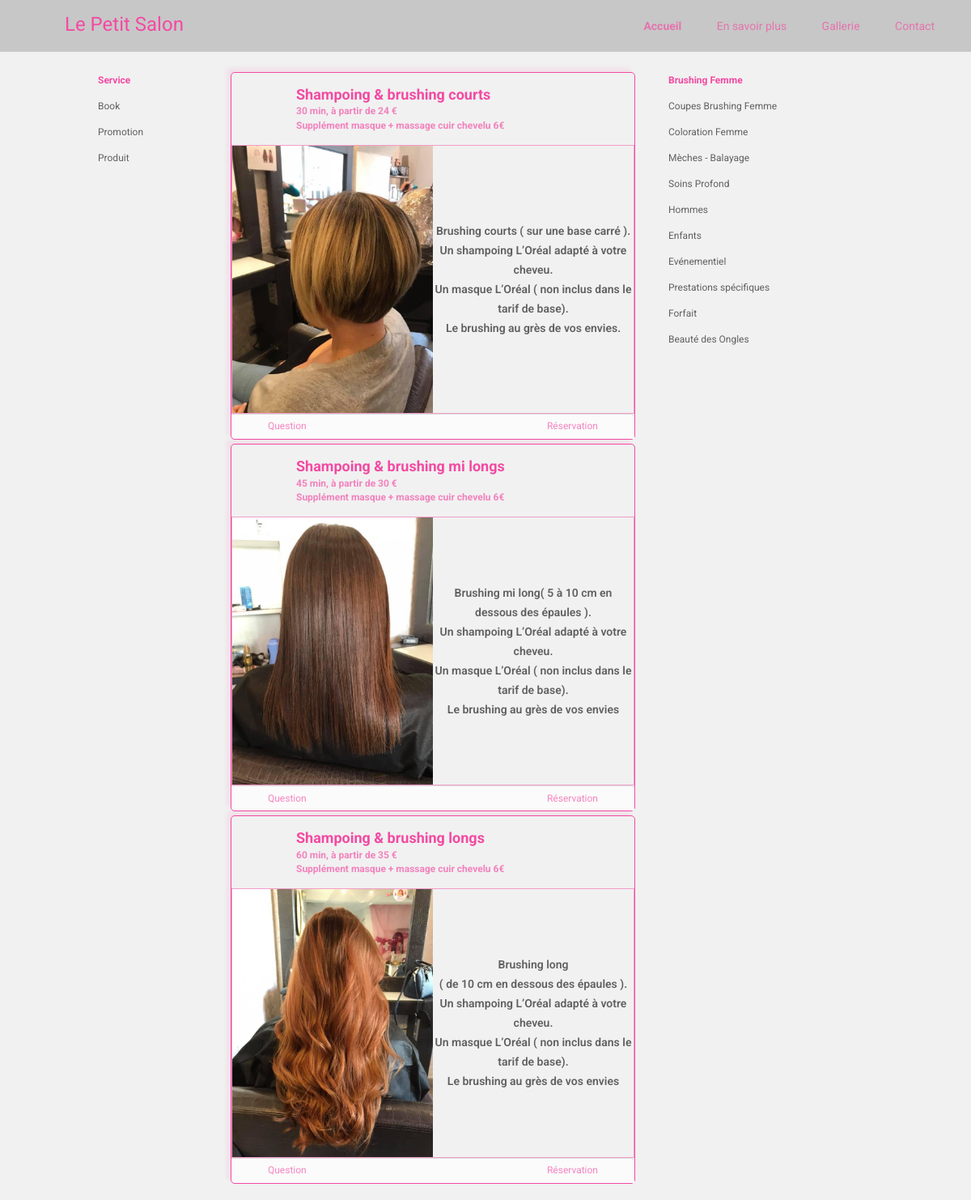
The page / on the database its author committed.
### tables this page shows
CREATE TABLE "service" (
	"key"	INTEGER,
	"categorie"	TEXT,
	"titre"	TEXT,
	"prix"	TEXT,
	"temps"	NUMERIC,
	"img"	BLOB,
	"supplement"	TEXT,
	"affichage"	TEXT,
	PRIMARY KEY("key")
);

### app/db.php (called while the page is built, shortened)
<?php
function getPDO (): PDO {
    return new PDO("sqlite:../app/lepetitsalon.db", null, null, [
        PDO::ATTR_ERRMODE => PDO::ERRMODE_EXCEPTION,
        PDO::ATTR_DEFAULT_FETCH_MODE => PDO::FETCH_ASSOC
    ]);
}
function targetService (): array {
    $pdo = getPDO();
    $categorie = targetCategorie();
    $query = $pdo->query("SELECT * FROM service WHERE categorie='$categorie'");
    return $query->fetchALL();
    }

### app/html.php (the view, shortened to what this page needs)
<?php
function service_html( $service) {
    $title = $service['titre'] ;
    $temps = $service['temps'];
    $prix = $service['prix'] ;
    $photo = '/img/';
    $photo .= $service['img'];
    $photo .= '.jpg';
    $supplement = $service['supplement'];
    $affichage = nl2br(htmlentities($service['affichage']));
    return
    <<<HTML
            <article class="card-service">
                <header class="card-header">
                    <div src="" alt="" class="card-avatar"></div>
                    <div class="card-title">$title
                        <div class="card-prix">$temps min, à partir de $prix €</div>
                        <div class="card-prix">$supplement</div>
                    </div>
                </header>
                <div class="card-description-service">
                    <img src="$photo" alt="" class="card-image-service">
                    <p class="com-service">$affichage</p>
                </div>
                <footer class="card-footer">
                    <a href="/contact" class="footer-question">Question</a>
                    <a href="https://www.planity.com/le-petit-salon-06460-saint-vallier-de-thiey" class="footer-reservation">Réservation</a>
                </footer>
            </article>
    HTML;
}
function nav_item(string $lien, string $titre): string {
    $adress = adress();
    $active = '';
    $verif = explode("/", $lien);
    if ($adress[1] === $verif[1]) {
        $active = '-active';
    }
    return <<<HTML
    <a class="nav-link{$active}" href="{$lien}">$titre</a>
    HTML;
}
function nav_item_left (string $lien, string $titre): string {
    $adress = adress();
    $active = '';
    $verif = explode("/", $lien);
    if ($adress[2] === $verif[2]) {
        $active = '-active';
    }
    return <<<HTML
    <a class="nav-link{$active}" href="{$lien}">$titre</a>
    HTML;
}
function nav_item_right (string $lien, $titre): string {
    $adress = adress();
    $active = '';
    $verif = explode("/", $lien);
    if ($adress[3] === $verif[3]) {
        $active = '-active';
    }
    return <<<HTML
    <a class="nav-link{$active}" href="{$lien}">$titre</a>
    HTML;
}
function nav_generate_top () {
    $tops = CATEGORIE['top'];
    foreach ($tops as $top => $key) {
        $nom = $key[0];
        $rendu [] = nav_item("/$top", "$nom");
    }
    return $rendu;
}
function nav_generate_left () {
    $lefts = CATEGORIE['left'];
    foreach ($lefts as $left => $key) {
        $nom = $key[0];
        $rendu [] = nav_item_left("/accueil/$left", "$nom");
    }
    return $rendu;
}
function nav_generate_right () {
    $adress = adress();
    $type = $adress[2];
    $ici = $adress[1];
    $categories = CATEGORIE[$type];
    foreach ($categories as $categorie => $key) {
        $nom = $key[0];
        $rendu [] = nav_item_right("/$ici/$type/$categorie", "$nom");
    }
    return $rendu;
}

### view/accueil/service.php
    <main class="main">
        <?php foreach(targetService() as $service): ?>
            <?= service_html($service, $pathway) ?>
        <?php endforeach; ?>
    </main>
    <aside class="aside">
        <nav class="asidebar">
            <?php foreach(nav_generate_right() as $lien):?>
                <?=$lien?>
            <?php endforeach;?>
        </nav>
    </aside>
</div>

### public/app.css (style rules this page uses)
*, *::before, *::after { box-sizing: border-box; }
body { margin: 0; font-family: 'Roboto',sans-serif; font-size: 14px; line-height: 1.3; color: rgba(0, 0, 0, 0.6); background: #f1f1f1; }
a { color: inherit; text-decoration: none; }
.topbar a { text-decoration: none; }
.topbar-nav a { display: inline-block; margin: 0 12px; color: rgb(243,74,162,0.67); transition: color .3s; }
.topbar-nav a:hover, .nav-link-active { font-weight: bold; color: rgb(243,74,162); }
.sidebar a { display: block; width: 50%; padding: 0.6em 0; padding-left: 10px; border: solid 1px transparent; text-decoration: none; transition: .3s; }
.asidebar { display: flex; flex-wrap: wrap; margin-bottom: 20px; font-size: 12px; }
.asidebar a { display: block; width: 50%; padding: 0.6em 0; padding-left: 10px; border: solid 1px transparent; text-decoration: none; transition: .3s; }
.sidebar a::before { content: ''; display: inline-block; width: 15px; height: 15px; margin-top: -2px; margin-right: 20px; vertical-align: middle; opacity: .67; background: center center / contain no-repeat; background-image: url(./img/lpsbr.png); transition: opacity .3s; }
.card-header { display: flex; position: relative; padding: 10px; }
.card-avatar { left: 10px; margin-right: 10px; }
.card-avatar { content: ''; display: inline-block; width: 50px; height: 50px; margin-top: 8px; margin-right: 20px; vertical-align: middle; background: center center / contain no-repeat; background-image: url(./img/lpsbr.png); }
.card-title { margin: 5px 0; font-size: 18px; font-weight: bold; color: rgb(243,74,162); }
.card-prix { font-size: 12px; margin-top: 2px; color: rgb(243,74,162,0.67); }
.com-service { display: block; text-align: center; line-height: 1.5rem; width: 50%; font-weight: 600; margin: auto; }
.card-footer { display: flex; flex-wrap: wrap; justify-content: space-between; border-top: solid 1px #dbdbdb; border-radius: 0 5px; font-size: 12px; color: rgb(243,74,162,0.67); background: #fbfbfb; }
.card-service { margin-top: 5px; border: solid 1px rgb(243,74,162); border-radius: 5px; box-shadow: -5px -5px 5px rgb(243,74,162,0.1); }
.card-description-service { display: flex; border: solid 1px rgb(243,74,162,0.5); }
.card-image-service { display: block; width: 50%; margin: 0; }
.card-footer a { display: block; padding: 0.6em 0; padding-right: 10px; padding-left: 10px; text-decoration: none; transition: .3s; }
.footer-question::before, .footer-reservation::after { content: ''; display: inline-block; width: 15px; height: 15px; vertical-align: middle; opacity: .67; background: center center / contain no-repeat; }
.footer-question::before { margin-top: -2px; margin-right: 20px; background-image: url(./img/lpsbr.png); }
.footer-reservation::after { margin-top: -2px; margin-left: 20px; background-image: url(./img/lpsbr.png); }
@media only screen and (min-width:652px) { .topbar-nav a { margin: 0 20px; } }
@media only screen and (min-width:950px) { .sidebar a, .asidebar a { width: 100%; } }
@media only screen and (min-width:950px) { .main { width: 100%; margin-right: 30px; margin-left: 30px; } }
@media only screen and (min-width:950px) { .aside { flex: none; width: 310px; } }

### rows shown on the page
service: titre "Shampoing & brushing courts", temps "30", prix "24", supplement "Supplément masque + massage cuir chevelu 6€", img (picture), affichage "Brushing courts ( sur une base carré ). Un shampoing L’Oréal adapté à votre cheveu. Un masque L’Oréal ( non inclus dans le tarif de base). Le brushing au grès de vos envies."
service: titre "Shampoing & brushing mi longs", temps "45", prix "30", supplement "Supplément masque + massage cuir chevelu 6€", img (picture), affichage "Brushing mi long( 5 à 10 cm en dessous des épaules ). Un shampoing L’Oréal adapté à votre cheveu. Un masque L’Oréal ( non inclus dans le tarif de base). Le brushing au grès de vos envies"
service: titre "Shampoing & brushing longs", temps "60", prix "35", supplement "Supplément masque + massage cuir chevelu 6€", img (picture), affichage "Brushing long ( de 10 cm en dessous des épaules ). Un shampoing L’Oréal adapté à votre cheveu. Un masque L’Oréal ( non inclus dans le tarif de base). Le brushing au grès de vos envies"

### other values the page prints
$titre "Accueil"
$titre "En savoir plus"
$titre "Gallerie"
$titre "Contact"
$titre "Service"
$titre "Book"
$titre "Promotion"
$titre "Produit"
$titre "Brushing Femme"
$titre "Coupes Brushing Femme"
$titre "Coloration Femme"
$titre "Mèches - Balayage"
$titre "Soins Profond"
$titre "Hommes"
$titre "Enfants"
